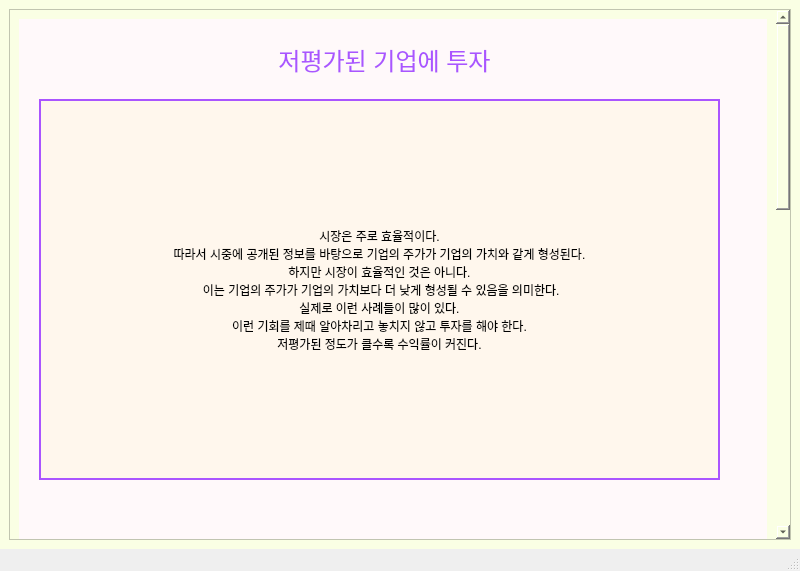
<?xml version="1.0" encoding="UTF-8"?>
<ui version="4.0">
 <class>MainWindow</class>
 <widget class="QMainWindow" name="MainWindow">
  <property name="geometry">
   <rect>
    <x>0</x>
    <y>0</y>
    <width>800</width>
    <height>571</height>
   </rect>
  </property>
  <property name="windowTitle">
   <string>MainWindow</string>
  </property>
  <widget class="QWidget" name="centralwidget">
   <property name="styleSheet">
    <string notr="true">background-color: rgb(250, 255, 228);</string>
   </property>
   <layout class="QVBoxLayout" name="verticalLayout">
    <item>
     <widget class="QScrollArea" name="scrollArea">
      <property name="styleSheet">
       <string notr="true">/*VERTICAL SCROLLBAR*/
QScrollBar:vertical {
	border:none;
	background-color: rgb(189, 189, 189);
	width: 14px;
	margin: 15px 0 15px 0;
	border-radius: 0px;
}
/* HANDLE BAR VERTICAL */
QScrollBar::handle:vertical {
	
	background-color: rgb(124, 124, 124);
	min-height: 30px;
	border-radius: 7px;
}
QScrollBar::handle:vertical:hover {
	background-color: rgb(187, 194, 216);
}
QScrollBar::handle:vertical:pressed {
	
	background-color: rgb(165, 162, 186);
}
/*BTN TOP -SCROLLBAR*/
QScrollBar::sub-line:vertical {
	border:none;
	
	background-color: rgb(106, 106, 106);
	height: 15px;
	border-top-left-radius: 7px;
	border-top-right-radius: 7px;
	subcontrol-position: top;
	subcontrol-origin: margin;
}
QScrollBar::sub-line:vertical:hover {
	background-color: rgb(124, 124, 124);
}
QScrollBar::sub-line:vertical:pressed {
	background-color: rgb(165, 162, 186);
}

</string>
      </property>
      <property name="widgetResizable">
       <bool>true</bool>
      </property>
      <widget class="QWidget" name="scrollAreaWidgetContents">
       <property name="geometry">
        <rect>
         <x>0</x>
         <y>0</y>
         <width>755</width>
         <height>1422</height>
        </rect>
       </property>
       <property name="styleSheet">
        <string notr="true"/>
       </property>
       <layout class="QVBoxLayout" name="verticalLayout_2">
        <item>
         <widget class="QWidget" name="widget" native="true">
          <property name="minimumSize">
           <size>
            <width>0</width>
            <height>1400</height>
           </size>
          </property>
          <property name="styleSheet">
           <string notr="true">background-color: rgb(255, 249, 250);</string>
          </property>
          <widget class="QLabel" name="label">
           <property name="geometry">
            <rect>
             <x>190</x>
             <y>10</y>
             <width>351</width>
             <height>61</height>
            </rect>
           </property>
           <property name="text">
            <string>&lt;html&gt;&lt;head/&gt;&lt;body&gt;&lt;p align=&quot;center&quot;&gt;&lt;span style=&quot; font-size:18pt; color:#aa55ff;&quot;&gt;저평가된 기업에 투자&lt;/span&gt;&lt;/p&gt;&lt;/body&gt;&lt;/html&gt;</string>
           </property>
          </widget>
          <widget class="QPushButton" name="pushButton">
           <property name="geometry">
            <rect>
             <x>20</x>
             <y>80</y>
             <width>681</width>
             <height>381</height>
            </rect>
           </property>
           <property name="styleSheet">
            <string notr="true">QPushButton{
	background-color: rgb(255, 247, 237);
	gridline-color: rgb(170, 85, 255);
	border-radius: 25Px;
	border: 2px solid rgb(170, 85, 255);
}
</string>
           </property>
           <property name="text">
            <string>시장은 주로 효율적이다.
따라서 시중에 공개된 정보를 바탕으로 기업의 주가가 기업의 가치와 같게 형성된다.
하지만 시장이 효율적인 것은 아니다.
 이는 기업의 주가가 기업의 가치보다 더 낮게 형성될 수 있음을 의미한다. 
실제로 이런 사례들이 많이 있다. 
이런 기회를 제때 알아차리고 놓치지 않고 투자를 해야 한다. 
저평가된 정도가 클수록 수익률이 커진다.</string>
           </property>
          </widget>
         </widget>
        </item>
       </layout>
      </widget>
     </widget>
    </item>
   </layout>
  </widget>
  <widget class="QMenuBar" name="menubar">
   <property name="geometry">
    <rect>
     <x>0</x>
     <y>0</y>
     <width>800</width>
     <height>26</height>
    </rect>
   </property>
  </widget>
  <widget class="QStatusBar" name="statusbar"/>
 </widget>
 <resources/>
 <connections/>
</ui>
